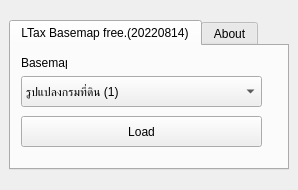
<?xml version="1.0" encoding="UTF-8"?>
<ui version="4.0">
 <class>LTaxBasemapFreeDockWidgetBase</class>
 <widget class="QDockWidget" name="LTaxBasemapFreeDockWidgetBase">
  <property name="geometry">
   <rect>
    <x>0</x>
    <y>0</y>
    <width>298</width>
    <height>190</height>
   </rect>
  </property>
  <property name="windowTitle">
   <string>LTax Basemap Free.</string>
  </property>
  <widget class="QWidget" name="dockWidgetContents">
   <layout class="QGridLayout" name="gridLayout">
    <item row="0" column="0">
     <widget class="QTabWidget" name="tabWidget">
      <property name="sizePolicy">
       <sizepolicy hsizetype="Fixed" vsizetype="Fixed">
        <horstretch>0</horstretch>
        <verstretch>0</verstretch>
       </sizepolicy>
      </property>
      <property name="minimumSize">
       <size>
        <width>280</width>
        <height>150</height>
       </size>
      </property>
      <property name="currentIndex">
       <number>0</number>
      </property>
      <widget class="QWidget" name="tab">
       <attribute name="title">
        <string>LTax Basemap free.(20220814)</string>
       </attribute>
       <widget class="QLabel" name="label">
        <property name="geometry">
         <rect>
          <x>10</x>
          <y>10</y>
          <width>46</width>
          <height>13</height>
         </rect>
        </property>
        <property name="text">
         <string>Basemap :</string>
        </property>
       </widget>
       <widget class="QComboBox" name="comboBox">
        <property name="geometry">
         <rect>
          <x>10</x>
          <y>30</y>
          <width>241</width>
          <height>31</height>
         </rect>
        </property>
        <property name="sizePolicy">
         <sizepolicy hsizetype="Preferred" vsizetype="Fixed">
          <horstretch>0</horstretch>
          <verstretch>0</verstretch>
         </sizepolicy>
        </property>
        <property name="layoutDirection">
         <enum>Qt::LeftToRight</enum>
        </property>
        <property name="iconSize">
         <size>
          <width>24</width>
          <height>24</height>
         </size>
        </property>
        <item>
         <property name="text">
          <string>รูปแปลงกรมที่ดิน (1)</string>
         </property>
         <property name="icon">
          <iconset resource="resources.qrc">
           <normaloff>:/plugins/ltax_basemap_free/icons/ic_launcher.png</normaloff>:/plugins/ltax_basemap_free/icons/ic_launcher.png</iconset>
         </property>
        </item>
        <item>
         <property name="text">
          <string>รูปแปลงกรมที่ดิน (2)</string>
         </property>
         <property name="icon">
          <iconset resource="resources.qrc">
           <normaloff>:/plugins/ltax_basemap_free/icons/ic_launcher.png</normaloff>:/plugins/ltax_basemap_free/icons/ic_launcher.png</iconset>
         </property>
        </item>
        <item>
         <property name="text">
          <string>Google Maps</string>
         </property>
         <property name="icon">
          <iconset resource="resources.qrc">
           <normaloff>:/plugins/ltax_basemap_free/icons/google_map_icon.png</normaloff>:/plugins/ltax_basemap_free/icons/google_map_icon.png</iconset>
         </property>
        </item>
        <item>
         <property name="text">
          <string>Google Satellite</string>
         </property>
         <property name="icon">
          <iconset resource="resources.qrc">
           <normaloff>:/plugins/ltax_basemap_free/icons/google_map_icon.png</normaloff>:/plugins/ltax_basemap_free/icons/google_map_icon.png</iconset>
         </property>
        </item>
        <item>
         <property name="text">
          <string>Google Hybrid</string>
         </property>
         <property name="icon">
          <iconset resource="resources.qrc">
           <normaloff>:/plugins/ltax_basemap_free/icons/google_map_icon.png</normaloff>:/plugins/ltax_basemap_free/icons/google_map_icon.png</iconset>
         </property>
        </item>
        <item>
         <property name="text">
          <string>Google Hybrid Traffic</string>
         </property>
         <property name="icon">
          <iconset resource="resources.qrc">
           <normaloff>:/plugins/ltax_basemap_free/icons/google_map_icon.png</normaloff>:/plugins/ltax_basemap_free/icons/google_map_icon.png</iconset>
         </property>
        </item>
        <item>
         <property name="text">
          <string>Google Terrain Hybrid</string>
         </property>
         <property name="icon">
          <iconset resource="resources.qrc">
           <normaloff>:/plugins/ltax_basemap_free/icons/google_map_icon.png</normaloff>:/plugins/ltax_basemap_free/icons/google_map_icon.png</iconset>
         </property>
        </item>
        <item>
         <property name="text">
          <string>L02_base_mo_Thailand_GISTDA_2m</string>
         </property>
         <property name="icon">
          <iconset resource="resources.qrc">
           <normaloff>:/plugins/ltax_basemap_free/icons/gistda.png</normaloff>:/plugins/ltax_basemap_free/icons/gistda.png</iconset>
         </property>
        </item>
        <item>
         <property name="text">
          <string>LDD RASTER</string>
         </property>
         <property name="icon">
          <iconset resource="resources.qrc">
           <normaloff>:/plugins/ltax_basemap_free/icons/ldd.png</normaloff>:/plugins/ltax_basemap_free/icons/ldd.png</iconset>
         </property>
        </item>
        <item>
         <property name="text">
          <string>LDD Landuse</string>
         </property>
         <property name="icon">
          <iconset resource="resources.qrc">
           <normaloff>:/plugins/ltax_basemap_free/icons/ldd.png</normaloff>:/plugins/ltax_basemap_free/icons/ldd.png</iconset>
         </property>
        </item>
        <item>
         <property name="text">
          <string>LDD Orthophoto 2545</string>
         </property>
         <property name="icon">
          <iconset resource="resources.qrc">
           <normaloff>:/plugins/ltax_basemap_free/icons/ldd.png</normaloff>:/plugins/ltax_basemap_free/icons/ldd.png</iconset>
         </property>
        </item>
        <item>
         <property name="text">
          <string>Stamen Terrain</string>
         </property>
         <property name="icon">
          <iconset resource="resources.qrc">
           <normaloff>:/plugins/ltax_basemap_free/icons/stamen_terrain.png</normaloff>:/plugins/ltax_basemap_free/icons/stamen_terrain.png</iconset>
         </property>
        </item>
        <item>
         <property name="text">
          <string>Stamen Toner</string>
         </property>
         <property name="icon">
          <iconset resource="resources.qrc">
           <normaloff>:/plugins/ltax_basemap_free/icons/Stamen_toner.png</normaloff>:/plugins/ltax_basemap_free/icons/Stamen_toner.png</iconset>
         </property>
        </item>
        <item>
         <property name="text">
          <string>Stamen Watercolor</string>
         </property>
         <property name="icon">
          <iconset resource="resources.qrc">
           <normaloff>:/plugins/ltax_basemap_free/icons/map15.jpeg</normaloff>:/plugins/ltax_basemap_free/icons/map15.jpeg</iconset>
         </property>
        </item>
        <item>
         <property name="text">
          <string>Wikimedia Map</string>
         </property>
         <property name="icon">
          <iconset resource="resources.qrc">
           <normaloff>:/plugins/ltax_basemap_free/icons/wikimedia.png</normaloff>:/plugins/ltax_basemap_free/icons/wikimedia.png</iconset>
         </property>
        </item>
        <item>
         <property name="text">
          <string>Wikimedia Hike Bike Map</string>
         </property>
         <property name="icon">
          <iconset resource="resources.qrc">
           <normaloff>:/plugins/ltax_basemap_free/icons/wikimedia.png</normaloff>:/plugins/ltax_basemap_free/icons/wikimedia.png</iconset>
         </property>
        </item>
        <item>
         <property name="text">
          <string>Esri Boundaries Places</string>
         </property>
         <property name="icon">
          <iconset resource="resources.qrc">
           <normaloff>:/plugins/ltax_basemap_free/icons/esri3.gif</normaloff>:/plugins/ltax_basemap_free/icons/esri3.gif</iconset>
         </property>
        </item>
        <item>
         <property name="text">
          <string>Esri Gray (dark)</string>
         </property>
         <property name="icon">
          <iconset resource="resources.qrc">
           <normaloff>:/plugins/ltax_basemap_free/icons/esri3.gif</normaloff>:/plugins/ltax_basemap_free/icons/esri3.gif</iconset>
         </property>
        </item>
        <item>
         <property name="text">
          <string>Esri Gray (light)</string>
         </property>
         <property name="icon">
          <iconset resource="resources.qrc">
           <normaloff>:/plugins/ltax_basemap_free/icons/esri3.gif</normaloff>:/plugins/ltax_basemap_free/icons/esri3.gif</iconset>
         </property>
        </item>
        <item>
         <property name="text">
          <string>Esri National Geographic</string>
         </property>
         <property name="icon">
          <iconset resource="resources.qrc">
           <normaloff>:/plugins/ltax_basemap_free/icons/esri3.gif</normaloff>:/plugins/ltax_basemap_free/icons/esri3.gif</iconset>
         </property>
        </item>
        <item>
         <property name="text">
          <string>Esri Ocean</string>
         </property>
         <property name="icon">
          <iconset resource="resources.qrc">
           <normaloff>:/plugins/ltax_basemap_free/icons/esri3.gif</normaloff>:/plugins/ltax_basemap_free/icons/esri3.gif</iconset>
         </property>
        </item>
        <item>
         <property name="text">
          <string>Esri Satellite</string>
         </property>
         <property name="icon">
          <iconset resource="resources.qrc">
           <normaloff>:/plugins/ltax_basemap_free/icons/esri3.gif</normaloff>:/plugins/ltax_basemap_free/icons/esri3.gif</iconset>
         </property>
        </item>
        <item>
         <property name="text">
          <string>Esri Standard</string>
         </property>
         <property name="icon">
          <iconset resource="resources.qrc">
           <normaloff>:/plugins/ltax_basemap_free/icons/esri3.gif</normaloff>:/plugins/ltax_basemap_free/icons/esri3.gif</iconset>
         </property>
        </item>
        <item>
         <property name="text">
          <string>Esri Terrain</string>
         </property>
         <property name="icon">
          <iconset resource="resources.qrc">
           <normaloff>:/plugins/ltax_basemap_free/icons/esri3.gif</normaloff>:/plugins/ltax_basemap_free/icons/esri3.gif</iconset>
         </property>
        </item>
        <item>
         <property name="text">
          <string>Esri Transportation</string>
         </property>
         <property name="icon">
          <iconset resource="resources.qrc">
           <normaloff>:/plugins/ltax_basemap_free/icons/esri3.gif</normaloff>:/plugins/ltax_basemap_free/icons/esri3.gif</iconset>
         </property>
        </item>
        <item>
         <property name="text">
          <string>Esri Topo World</string>
         </property>
         <property name="icon">
          <iconset resource="resources.qrc">
           <normaloff>:/plugins/ltax_basemap_free/icons/esri3.gif</normaloff>:/plugins/ltax_basemap_free/icons/esri3.gif</iconset>
         </property>
        </item>
        <item>
         <property name="text">
          <string>OpenStreetMap Standard</string>
         </property>
         <property name="icon">
          <iconset resource="resources.qrc">
           <normaloff>:/plugins/ltax_basemap_free/icons/osm.png</normaloff>:/plugins/ltax_basemap_free/icons/osm.png</iconset>
         </property>
        </item>
        <item>
         <property name="text">
          <string>OpenStreetMap H.O.T.</string>
         </property>
         <property name="icon">
          <iconset resource="resources.qrc">
           <normaloff>:/plugins/ltax_basemap_free/icons/osm.png</normaloff>:/plugins/ltax_basemap_free/icons/osm.png</iconset>
         </property>
        </item>
        <item>
         <property name="text">
          <string>OpenStreetMap Monochrome</string>
         </property>
         <property name="icon">
          <iconset resource="resources.qrc">
           <normaloff>:/plugins/ltax_basemap_free/icons/osm.png</normaloff>:/plugins/ltax_basemap_free/icons/osm.png</iconset>
         </property>
        </item>
        <item>
         <property name="text">
          <string>OpenTopoMap</string>
         </property>
         <property name="icon">
          <iconset resource="resources.qrc">
           <normaloff>:/plugins/ltax_basemap_free/icons/osm.png</normaloff>:/plugins/ltax_basemap_free/icons/osm.png</iconset>
         </property>
        </item>
        <item>
         <property name="text">
          <string>Strava All</string>
         </property>
         <property name="icon">
          <iconset resource="resources.qrc">
           <normaloff>:/plugins/ltax_basemap_free/icons/strava.png</normaloff>:/plugins/ltax_basemap_free/icons/strava.png</iconset>
         </property>
        </item>
        <item>
         <property name="text">
          <string>Strava Run</string>
         </property>
         <property name="icon">
          <iconset resource="resources.qrc">
           <normaloff>:/plugins/ltax_basemap_free/icons/strava.png</normaloff>:/plugins/ltax_basemap_free/icons/strava.png</iconset>
         </property>
        </item>
        <item>
         <property name="text">
          <string>Open Weather Map Temperature</string>
         </property>
         <property name="icon">
          <iconset resource="resources.qrc">
           <normaloff>:/plugins/ltax_basemap_free/icons/openwheatermap.png</normaloff>:/plugins/ltax_basemap_free/icons/openwheatermap.png</iconset>
         </property>
        </item>
        <item>
         <property name="text">
          <string>Open Weather Map Clouds</string>
         </property>
         <property name="icon">
          <iconset resource="resources.qrc">
           <normaloff>:/plugins/ltax_basemap_free/icons/openwheatermap.png</normaloff>:/plugins/ltax_basemap_free/icons/openwheatermap.png</iconset>
         </property>
        </item>
        <item>
         <property name="text">
          <string>Open Weather Map Wid Speed</string>
         </property>
         <property name="icon">
          <iconset resource="resources.qrc">
           <normaloff>:/plugins/ltax_basemap_free/icons/openwheatermap.png</normaloff>:/plugins/ltax_basemap_free/icons/openwheatermap.png</iconset>
         </property>
        </item>
        <item>
         <property name="text">
          <string>CartoDb Dark Matter</string>
         </property>
         <property name="icon">
          <iconset resource="resources.qrc">
           <normaloff>:/plugins/ltax_basemap_free/icons/cartodb.png</normaloff>:/plugins/ltax_basemap_free/icons/cartodb.png</iconset>
         </property>
        </item>
        <item>
         <property name="text">
          <string>CartoDb Positron</string>
         </property>
         <property name="icon">
          <iconset resource="resources.qrc">
           <normaloff>:/plugins/ltax_basemap_free/icons/cartodb.png</normaloff>:/plugins/ltax_basemap_free/icons/cartodb.png</iconset>
         </property>
        </item>
        <item>
         <property name="text">
          <string>Bing VirtualEarth</string>
         </property>
         <property name="icon">
          <iconset resource="resources.qrc">
           <normaloff>:/plugins/ltax_basemap_free/icons/bing.png</normaloff>:/plugins/ltax_basemap_free/icons/bing.png</iconset>
         </property>
        </item>
       </widget>
       <widget class="QPushButton" name="btnLoad">
        <property name="geometry">
         <rect>
          <x>10</x>
          <y>70</y>
          <width>241</width>
          <height>31</height>
         </rect>
        </property>
        <property name="text">
         <string>Load</string>
        </property>
       </widget>
      </widget>
      <widget class="QWidget" name="tab_2">
       <attribute name="title">
        <string>About</string>
       </attribute>
       <widget class="QLabel" name="label_2">
        <property name="geometry">
         <rect>
          <x>20</x>
          <y>0</y>
          <width>231</width>
          <height>41</height>
         </rect>
        </property>
        <property name="font">
         <font>
          <pointsize>18</pointsize>
         </font>
        </property>
        <property name="text">
         <string>&lt;html&gt;&lt;head/&gt;&lt;body&gt;&lt;p&gt;&lt;a href='http://www.thaisarabun.com/gistool/'&gt;LTax BaseMap Free.&lt;/a&gt;&lt;/p&gt;&lt;/body&gt;&lt;/html&gt;</string>
        </property>
        <property name="alignment">
         <set>Qt::AlignCenter</set>
        </property>
       </widget>
       <widget class="QLabel" name="label_3">
        <property name="geometry">
         <rect>
          <x>10</x>
          <y>60</y>
          <width>251</width>
          <height>20</height>
         </rect>
        </property>
        <property name="text">
         <string>by Attagorn Srinarong (TongzGIS)</string>
        </property>
        <property name="alignment">
         <set>Qt::AlignCenter</set>
        </property>
       </widget>
       <widget class="QLabel" name="label_4">
        <property name="geometry">
         <rect>
          <x>30</x>
          <y>90</y>
          <width>211</width>
          <height>16</height>
         </rect>
        </property>
        <property name="text">
         <string>Line ID: attagorn, Mobile: 085-4885780</string>
        </property>
        <property name="alignment">
         <set>Qt::AlignCenter</set>
        </property>
       </widget>
      </widget>
     </widget>
    </item>
   </layout>
  </widget>
 </widget>
 <resources>
  <include location="resources.qrc"/>
 </resources>
 <connections/>
</ui>
